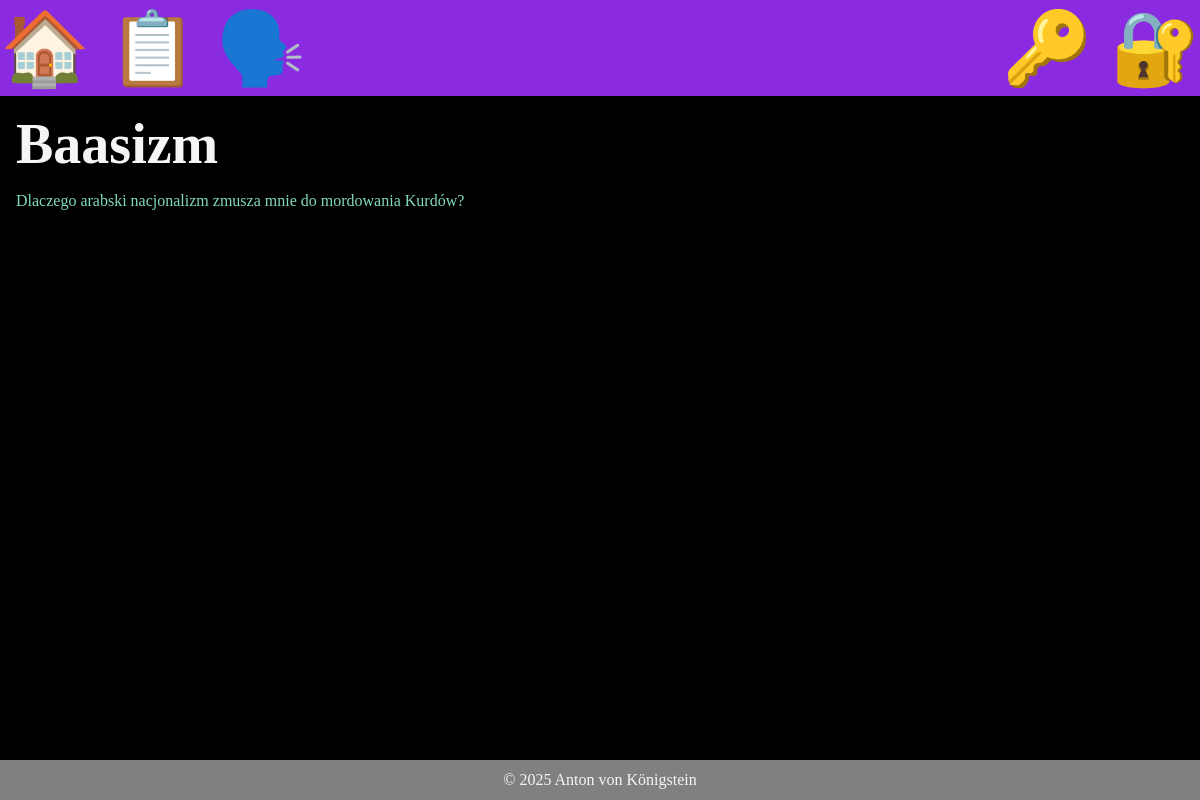
Page /blogs/baasizm on the earlier database version.
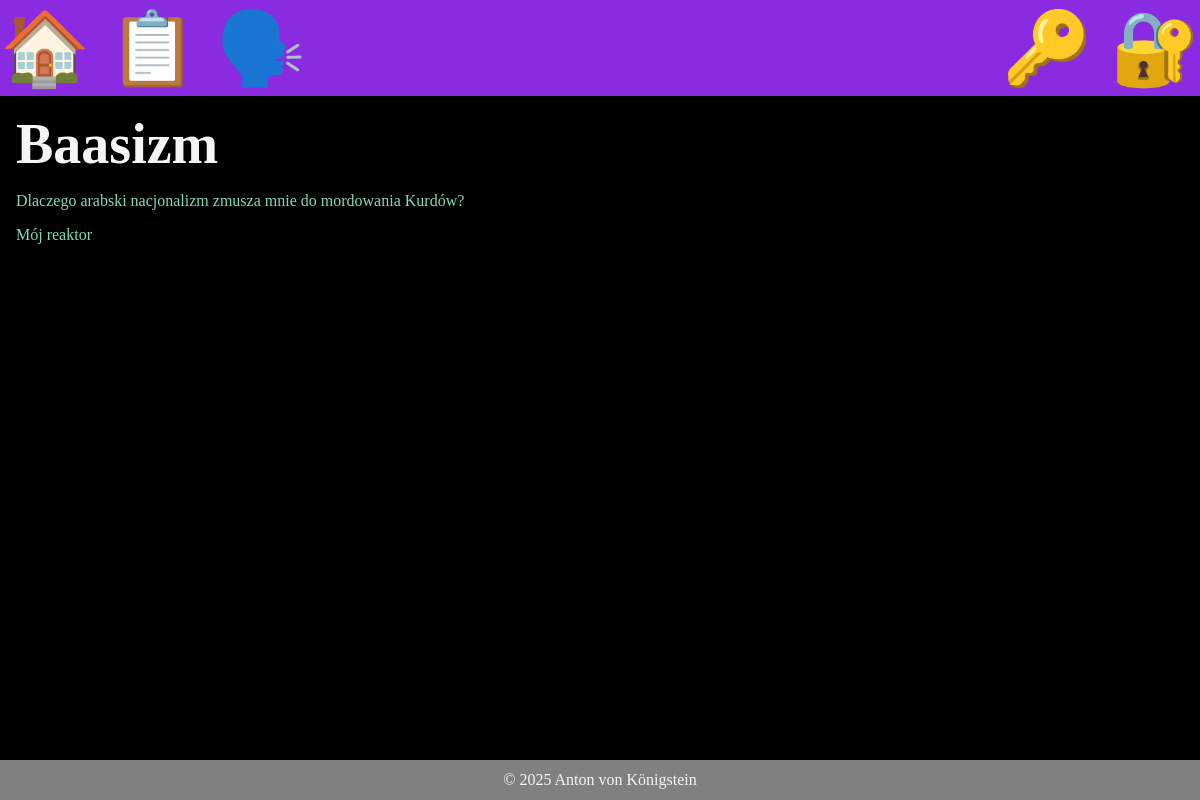
Same page on the later database version.
### blogs/models.py (models this page shows, shortened)
class Post(models.Model):
    blog = models.ForeignKey(Blog, related_name="posts", on_delete=models.CASCADE)
    title = models.CharField(max_length=100)
    content = models.TextField()
    slug = models.SlugField()
    date = models.DateTimeField(auto_now_add=True)

### blogs/views.py (the view)
# urls.py: path('<slug:slug>', views.blog_page, name="blog"),
def blog_page(request, slug):
    blog = Blog.objects.get(slug=slug)
    posts = blog.posts.all()
    in_authors = user_in_authors = request.user.is_authenticated and blog.authors.filter(username=request.user.username).exists()
    if request.method == 'POST':
        form=forms.CreatePost(request.POST, request.FILES)
        if form.is_valid():
            newpost = form.save(commit=False)
            newpost.blog = blog
            newpost.save()
            return redirect('blog', slug=blog.slug)
    else:
        form = forms.CreatePost()
    return render(request, 'blogs/blog_page.html', context = {'blog' : blog, 'posts' : posts, 'form' : form, 'in_authors': in_authors})

### blogs/templates/blogs/blog_page.html (shortened to what this page needs)
{% extends 'layout.html' %}
{% block content %}
    <section>
        <h1>{{ blog.title }}</h1>
        {% for post in posts %}
            <p>
                <a href = "{% url 'post' slug=blog.slug slug2=post.slug %}">
                    {{ post.title }}
                </a>
            </p>
        {% endfor %}
    </section>
{% endblock %}

Differences in the rows shown:
added Post: title "Mój reaktor"
